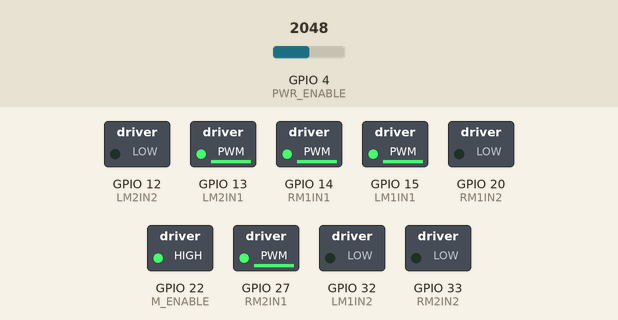
Recording of a sketch running on a simulated ESP32. On the bench: switched loads named in the sketch (green lamp = pin HIGH). The test bench sets the inputs (shaded band); at power-on: GPIO 4 (PWR_ENABLE) = 2048.

Above: at 15.2 s.
At 45.0 s:
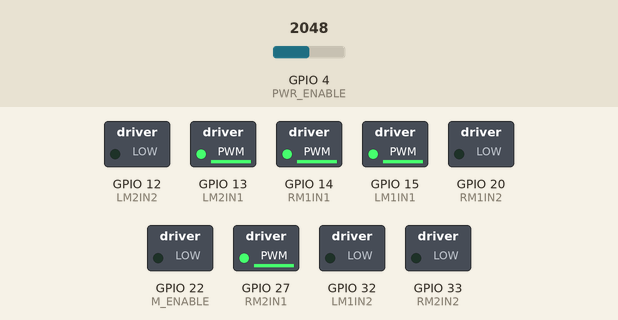
Timing chart, 0 to 79.2 s (numbered marks = the images above):
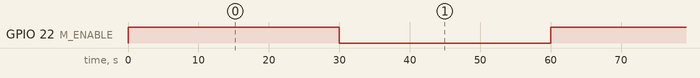

Measured:
- by itself, GPIO 22 (M_ENABLE): alternates HIGH for 30.5 s and LOW for 30.0 s

The sketch:

RAMPUP_FUNCTION_WITH_SWITCH_AND_SOFTWARE_ENABLE.ino
```cpp
bool prevEnableState = LOW;  // Track previous ENABLE state
int LM2IN1 = 13; //LEFT MOTOR DRIVER
int LM2IN2 = 12; //LEFT MOTOR DRIVER

int LM1IN1 = 15; //LEFT MOTOR DRIVER
int LM1IN2 = 32; //LEFT MOTOR DRIVER

int RM2IN1 = 27; //RIGHT MOTOR DRIVER
int RM2IN2 = 33; //RIGHT MOTOR DRIVER

int RM1IN1 = 14; //RIGHT MOTOR DRIVER
int RM1IN2 = 20; //RIGHT MOTOR DRIVER

int PWR_ENABLE = 4;

int M_ENABLE = 22;

unsigned long lastswitch = 0;

unsigned long currentTime = millis();


void setup() {


  pinMode(LM2IN2, OUTPUT);

  pinMode(LM2IN1, OUTPUT);

  pinMode(LM1IN1, OUTPUT);

  pinMode(LM1IN2, OUTPUT);

  pinMode(RM2IN2, OUTPUT);

  pinMode(RM2IN1, OUTPUT);

  pinMode(RM1IN1, OUTPUT);

  pinMode(RM1IN2, OUTPUT);

  pinMode(PWR_ENABLE, INPUT);  // No pull-up needed (converter handles it)

  pinMode(M_ENABLE, OUTPUT);

  // Read initial state of ENABLE

  bool initialEnableState = analogRead(PWR_ENABLE);

  digitalWrite(M_ENABLE, HIGH);

  // Run ramp-up once on startup

  rampUpMotors();

  // Store the initial state

  prevEnableState = initialEnableState;


}

void loop() {


  bool currentEnableState = analogRead(PWR_ENABLE);

  if (prevEnableState == LOW && currentEnableState == HIGH) {  // Detect LOW → HIGH transition

    rampUpMotors();

  }

  currentTime = millis();


  if (currentTime > lastswitch + 30000) {
    if (digitalRead(M_ENABLE) == LOW){

      digitalWrite(M_ENABLE, HIGH);
      rampUpMotors();
      lastswitch = millis();

    }
    else {
      digitalWrite(M_ENABLE, LOW);
      lastswitch = millis();
    }


  }

  prevEnableState = currentEnableState;  // Update previous state


}

void rampUpMotors() {

  for (int x = 0; x < 255; x++) {

    analogWrite(LM2IN1, x);

    analogWrite(RM2IN1, x);

    analogWrite(LM1IN1, x);

    analogWrite(RM1IN1, x);

    analogWrite(LM2IN2, 0);

    analogWrite(RM2IN2, 0);

    analogWrite(LM1IN2, 0);

    analogWrite(RM1IN2, 0);

    delay(2);

  }

}

void stopMotors() {

  analogWrite(LM2IN1, 0);

  analogWrite(RM2IN1, 0);

  analogWrite(LM1IN1, 0);

  analogWrite(RM1IN1, 0);

  analogWrite(LM2IN2, 0);

  analogWrite(RM2IN2, 0);

  analogWrite(LM1IN2, 0);

  analogWrite(RM1IN2, 0);

}
 
```
